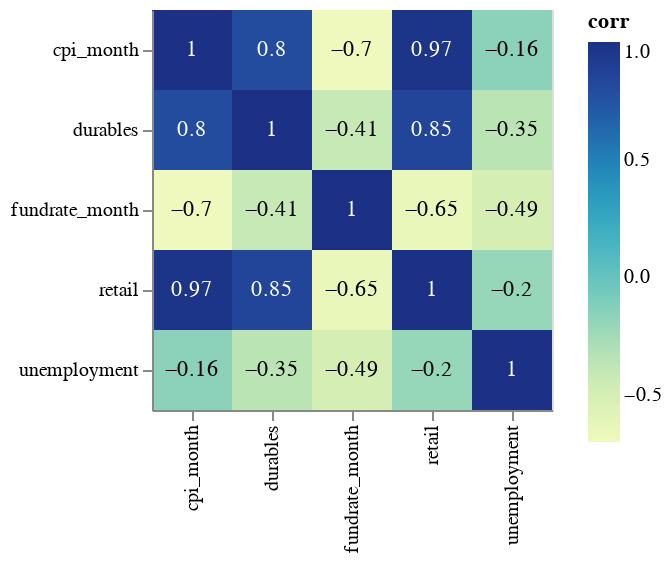

Here is the notebook cell this chart was saved with:
### Code cell
correlation_heatmap(df_combined)

### Figure 1 — Vega-Lite specification as saved in the notebook (floating-point values rounded to 4 significant figures)
{"config": {"view": {"continuousWidth": 400, "continuousHeight": 300}}, "layer": [{"mark": "rect", "encoding": {"color": {"field": "corr", "type": "quantitative"}, "x": {"field": "level_0", "title": null, "type": "nominal"}, "y": {"field": "level_1", "title": null, "type": "nominal"}}, "height": 200, "width": 200}, {"mark": {"type": "text", "baseline": "middle"}, "encoding": {"color": {"condition": {"value": "white", "test": "(datum.corr > 0)"}, "value": "black"}, "text": {"field": "corr", "type": "quantitative"}, "x": {"field": "level_0", "title": null, "type": "nominal"}, "y": {"field": "level_1", "title": null, "type": "nominal"}}, "height": 200, "width": 200}], "data": {"name": "data-6776f17ea4f6ac10023fbd6ee3454a52"}, "$schema": "https://vega.github.io/schema/vega-lite/v4.17.0.json", "datasets": {"data-6776f17ea4f6ac10023fbd6ee3454a52": [{"level_0": "cpi_month", "level_1": "cpi_month", "corr": 1.0}, {"level_0": "cpi_month", "level_1": "unemployment", "corr": -0.16}, {"level_0": "cpi_month", "level_1": "fundrate_month", "corr": -0.7}, {"level_0": "cpi_month", "level_1": "retail", "corr": 0.97}, {"level_0": "cpi_month", "level_1": "durables", "corr": 0.8}, {"level_0": "unemployment", "level_1": "cpi_month", "corr": -0.16}, {"level_0": "unemployment", "level_1": "unemployment", "corr": 1.0}, {"level_0": "unemployment", "level_1": "fundrate_month", "corr": -0.49}, {"level_0": "unemployment", "level_1": "retail", "corr": -0.2}, {"level_0": "unemployment", "level_1": "durables", "corr": -0.35}, {"level_0": "fundrate_month", "level_1": "cpi_month", "corr": -0.7}, {"level_0": "fundrate_month", "level_1": "unemployment", "corr": -0.49}, {"level_0": "fundrate_month", "level_1": "fundrate_month", "corr": 1.0}, {"level_0": "fundrate_month", "level_1": "retail", "corr": -0.65}, {"level_0": "fundrate_month", "level_1": "durables", "corr": -0.41}, {"level_0": "retail", "level_1": "cpi_month", "corr": 0.97}, {"level_0": "retail", "level_1": "unemployment", "corr": -0.2}, {"level_0": "retail", "level_1": "fundrate_month", "corr": -0.65}, {"level_0": "retail", "level_1": "retail", "corr": 1.0}, {"level_0": "retail", "level_1": "durables", "corr": 0.85}, {"level_0": "durables", "level_1": "cpi_month", "corr": 0.8}, {"level_0": "durables", "level_1": "unemployment", "corr": -0.35}, {"level_0": "durables", "level_1": "fundrate_month", "corr": -0.41}, {"level_0": "durables", "level_1": "retail", "corr": 0.85}, {"level_0": "durables", "level_1": "durables", "corr": 1.0}]}}
